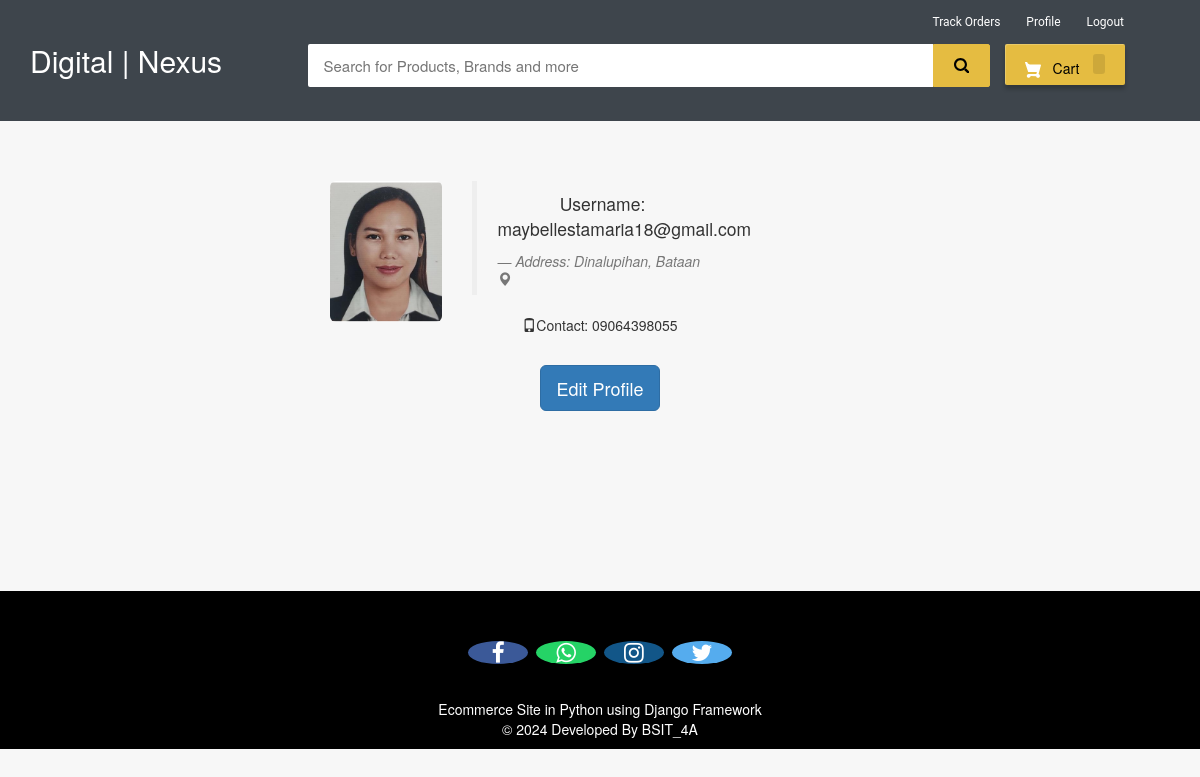
The page /my-profile (signed in) on the database its author committed.
### ecom/models.py (models this page shows, shortened)
class Customer(models.Model):
    user=models.OneToOneField(User,on_delete=models.CASCADE)
    profile_pic= models.ImageField(upload_to='profile_pic/CustomerProfilePic/',null=True,blank=True)
    address = models.CharField(max_length=40)
    mobile = models.CharField(max_length=20,null=False)

### ecom/views.py (the view)
# urls.py: path('my-profile', views.my_profile_view,name='my-profile'),
@login_required(login_url='customerlogin')
@user_passes_test(is_customer)
def my_profile_view(request):
    customer = get_object_or_404(Customer, user_id=request.user.id)
    profile_pic_url = customer.profile_pic.url if customer.profile_pic else None
    return render(request, 'ecom/my_profile.html', {'customer': customer, 'profile_pic_url': profile_pic_url})

### ecom/views.py (called while the page is built)
def is_customer(user):
    return user.groups.filter(name='CUSTOMER').exists()

### templates/ecom/my_profile.html (shortened to what this page needs)
{% extends 'ecom/customer_base.html' %}
{% load static %}
{% block content %}
<br><br><br>
<div style="padding-left:300px;" class="container">
    <div class="col-sm-2 col-md-2">
        {% if customer.profile_pic %}
            <img src="{{ customer.profile_pic.url }}" alt="profile pic" class="img-rounded img-responsive" />
        {% else %}
            <p>No profile picture available</p>
        {% endif %}
    </div>
    <div class="col-sm-4 col-md-4">
        <blockquote>
            <p>Username: {{ request.user }}</p> <small><cite title="Source Title">Address: {{ customer.address }}  <i class="glyphicon glyphicon-map-marker"></i></cite></small>
        </blockquote>
        <p><i class="glyphicon glyphicon-phone"></i>Contact: {{ customer.mobile }}</p>
    </div>
</div>
<br>
<div style="text-align: center;">
  <a href="/edit-profile"><button class="btn btn-primary btn-lg"><span>Edit Profile</span></button></a>
</div>
<br><br><br><br><br><br>
{% endblock content %}

### templates/ecom/customer_base.html (style rules this page uses)
body { background-color: #f7f7f7; }
p { text-align: center; }

### templates/ecom/my_profile.html (style rules this page uses)
body { background-color:#f7f7f7; }

### rows shown on the page
Customer: profile_pic (picture), address "Dinalupihan, Bataan", mobile "09064398055"

### other values the page prints
{{ request.user }} "maybellestamaria18@gmail.com"
